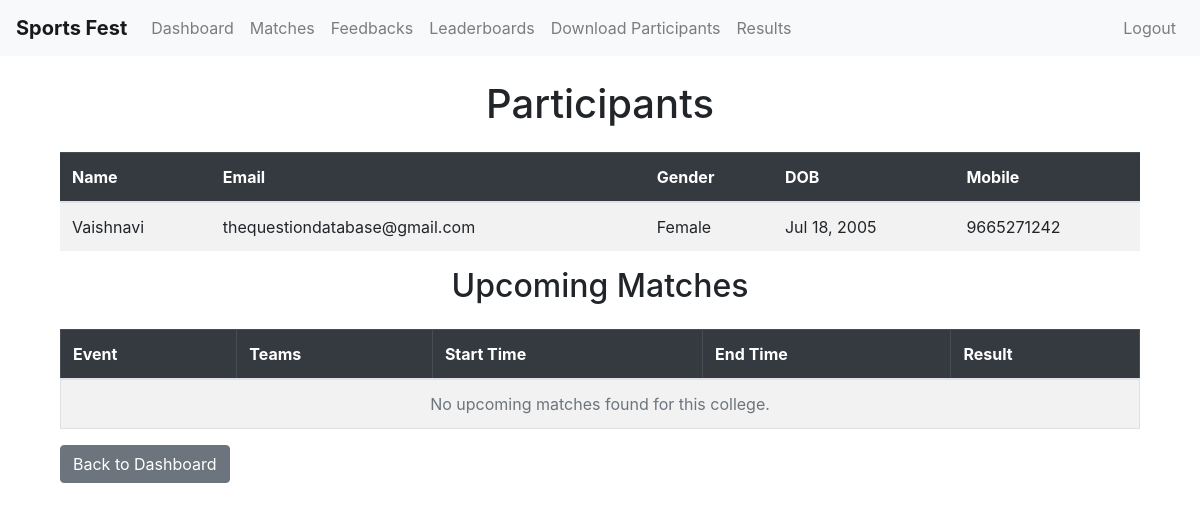
The app's page /organizer/college/4/ (signed in) with its own data.
### management/models.py (models this page shows, shortened)
class ParticipantProfile(models.Model):
    GENDER_CHOICES = (
        ('Male', 'Male'),
        ('Female', 'Female'),
        ('Other', 'Other'),
    )
    user = models.OneToOneField(User, on_delete=models.CASCADE)
    name = models.CharField(max_length=100)
    gender = models.CharField(max_length=10, choices=GENDER_CHOICES)
    date_of_birth = models.DateField()
    mobile_number = models.CharField(max_length=15)
    email=models.CharField(max_length=254)
    college = models.ForeignKey(College, on_delete=models.CASCADE, related_name='participants')
    is_banned= models.BooleanField(default=False)

### management/views.py (the view)
# urls.py: path('organizer/college/<int:college_id>/', views.view_college_participants, name='view_college_participants'),
@staff_member_required
def view_college_participants(request, college_id):
    college = get_object_or_404(College, id=college_id)
    participants = college.participants.all()
    return render(request, 'management/college_participants.html', {'college': college, 'participants': participants})

### management/templates/management/college_participants.html
{% extends "management/base.html" %}
{% block content %}
<div class="container mt-4">
  <h1 class="mb-4 text-center">Participants</h1>
  <table class="table table-striped">
    <thead class="table-dark">
      <tr>
        <th>Name</th>
        <th>Email</th>
        <th>Gender</th>
        <th>DOB</th>
        <th>Mobile</th>
      </tr>
    </thead>
    <tbody>
      {% for participant in participants %}
      <tr>
        <td>{{ participant.name }}</td>
        <td>{{ participant.email }}</td>
        <td>{{ participant.gender }}</td>
        <td>{{ participant.date_of_birth|date:"M d, Y" }}</td>
        <td>{{ participant.mobile_number }}</td>
      </tr>
      {% empty %}
      <tr>
        <td colspan="5" class="text-center">No participants found in this college.</td>
      </tr>
      {% endfor %}
    </tbody>
  </table>
  <h2 class="mb-4 text-center">Upcoming Matches</h2>
  <div class="table-responsive">
    <table class="table table-striped table-bordered">
      <thead class="table-dark">
        <tr>
          <th>Event</th>
          <th>Teams</th>
          <th>Start Time</th>
          <th>End Time</th>
          <th>Result</th>
        </tr>
      </thead>
      <tbody>
        {% for match in college_matches %}
        <tr>
          <td>{{ match.event.name }}</td>
          <td>
            <ul class="list-unstyled mb-0">
              {% for team in match.teams.all %}
                <li>🏆 {{ team.college }}</li>
              {% endfor %}
            </ul>
          </td>
          <td>{{ match.start_time|date:"M d, Y h:i A" }}</td>
          <td>{{ match.end_time|date:"M d, Y h:i A" }}</td>
          <td>
            {% if match.finished %}
              {% if match.scores.result %}
                {{ match.scores.result }}
              {% else %}
                {{ match.scores }}
              {% endif %}
            {% else %}
              <em>Pending</em>
            {% endif %}
          </td>
        </tr>
        {% empty %}
        <tr>
          <td colspan="5" class="text-center text-muted">No upcoming matches found for this college.</td>
        </tr>
        {% endfor %}
      </tbody>
    </table>
    <a href="{% url 'organizer_dashboard' %}" class="btn btn-secondary mb-4">Back to Dashboard</a>
  </div>
</div>
{% endblock %}

### records on screen
ParticipantProfile: name "Vaishnavi", email "thequestiondatabase@gmail.com", gender "Female", date_of_birth "Jul 18, 2005", mobile_number "9665271242"
